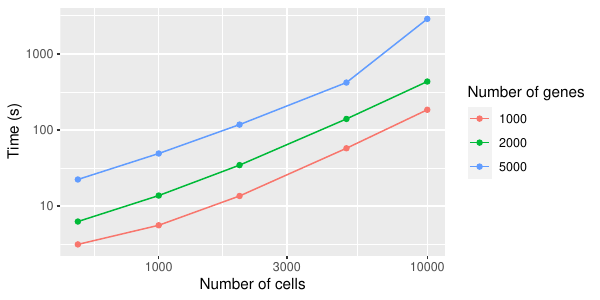

This chart was generated by the following R code:
devtools::load_all(".")
library(peakRAM)

set.seed(1)

data(GRN_params_100)

ncells <- c(500, 1000, 2000, 5000, 10000)
ngenes <- c(1000, 2000, 5000)

res <- data.frame(
  ncells = integer(),
  ngenes = integer(),
  ram = numeric(),
  time = numeric()
)


for (n in ncells) {
  for (g in ngenes) {
    res0 <- peakRAM::peakRAM(
      sim_true_counts(list2(
        num.cells = n,
        num.genes = g,
        num.cifs = 20,
        GRN = GRN_params_100,
        speed.up = T,
        cif.sigma = 0.8,
        tree = Phyla3(),
        diff.cif.fraction = 0.8,
        discrete.cif = F,
        do.velocity = F,
      ))
    )
    res <- rbind(res, data.frame(
      ncells = n, ngenes = g, ram = res0$Total_RAM_Used_MiB, time = res0$Elapsed_Time_sec))
    gc()
  }
}

write.csv(res, "./time_curve.csv", row.names = F)

curve_data <- read.csv("figures/timings/time_curve.csv")
p <- ggplot(curve_data, aes(x = ncells, y = time, color = factor(ngenes))) +
  geom_point() +
  geom_line() +
  scale_x_log10() +
  scale_y_log10() +
  labs(x = "Number of cells", y = "Time (s)", color = "Number of genes")
ggsave("figures/timings/timing_non_spatial.pdf", p, width = 6, height = 3)

p <- ggplot(curve_data, aes(x = ncells, y = ram, color = factor(ngenes))) +
  geom_point() +
  geom_line() +
  scale_x_log10() +
  scale_y_log10() +
  labs(x = "Number of cells", y = "RAM (MiB)", color = "Number of genes")
ggsave("figures/timings/ram_non_spatial.pdf", p, width = 6, height = 3)